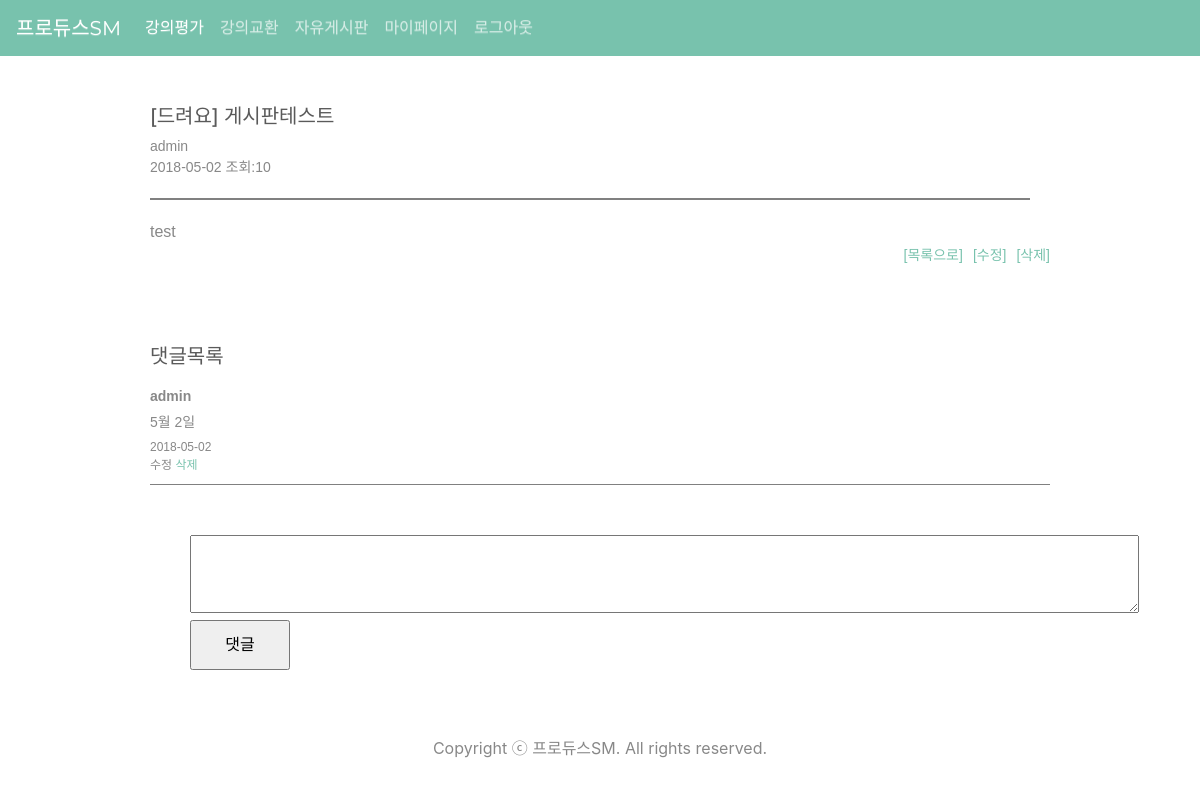
Page /page/trade_board/trade_read.php?idx=2 (signed in) on the committed database.
### tables this page shows
CREATE TABLE `trade_board` (
  `idx` int(11) NOT NULL,
  `trade_header` varchar(45) NOT NULL,
  `name` varchar(100) NOT NULL,
  `title` varchar(100) NOT NULL,
  `content` text NOT NULL,
  `date` date NOT NULL,
  `hit` int(11) NOT NULL
);

CREATE TABLE `trade_reply` (
  `idx` int(11) NOT NULL,
  `con_num` int(11) NOT NULL,
  `name` varchar(100) NOT NULL,
  `content` text NOT NULL,
  `date` date NOT NULL
);

### db.php (called while the page is built, shortened)
<?php
 $db = new mysqli("localhost","root","123456","producesm");
 $db->set_charset("utf8");
 function mq($sql){
   global $db;
   return $db->query($sql);
 }
 ?>

### page/trade_board/trade_read.php (the view, shortened to what this page needs)
<?php
include "../../db.php";
if(isset($_SESSION['userid'])){
	$bno = $_GET['idx'];
	$sql = mq("select * from trade_board where idx='".$bno."'");
	$trade_board = $sql->fetch_array();
?>
<!doctype html>
<html lang="ko">
 <head>
  <link rel="stylesheet" href="../../css/board.css" />
  <link rel="stylesheet" href="../../css/jquery-ui.css" />
	<link rel="stylesheet" href="../../css/bootstrap.min.css">
	<link rel="stylesheet" href="../../css/bootstrap-theme.min.css">
</head>
<nav class="navbar navbar-expand-lg navbar-dark bg-primary">
	<a class="navbar-brand" href="../../../index.php">프로듀스SM</a>
	<div class="collapse navbar-collapse" id="navbarColor01">
		<ul class="navbar-nav mr-auto">
			<li class="nav-item active">
				<a class="nav-link" href="../../page/evaluation.php">강의평가 <span class="sr-only">(current)</span></a>
			</li>
			<li class="nav-item">
				<a class="nav-link" href="../../page/trade.php">강의교환</a>
			</li>
			<li class="nav-item">
				<a class="nav-link" href="../../page/list.php">자유게시판</a>
			</li>
			<li class="nav-item">
				<a class="nav-link" href="../../page/mypage.php">마이페이지</a>
			</li>
		 <li class="nav-item">
				<a class="nav-link" href="../../member/logout.php">로그아웃</a>
			</li>
		</ul>
	</div>
</nav>
<body>
<div id="board_read">
	<br><br><h5>[<?php echo $trade_board['trade_header']; ?>] <?php echo $trade_board['title']; ?></h5>
		<div id="user_info">
			<?php echo $trade_board['name'];?>
			<br><?php echo $trade_board['date']; ?> 조회:<?php echo $trade_board['hit']; ?>
				<div id="bo_line"></div>
			</div>
			<div id="bo_content">
				<?php echo nl2br("$trade_board[content]"); ?>
			</div>
		<div id="bo_ser">
			<ul>
				<li><a href="../trade.php">[목록으로]</a></li>
				<?php
					if($_SESSION['userid'] == $trade_board['name'])
						{  ?>
						<li><a href="trade_modify.php?idx=<?php echo $bno; ?>">[수정]</a></li>
						<li><a href="trade_delete.php?idx=<?php echo $bno; ?>">[삭제]</a></li>
					<?php }else{ }?>
			</ul>
		</div>
<div class="reply_view">
	<h5>댓글목록</h5>
		<?php
			$sql3 = mq("select * from trade_reply where con_num='".$bno."' order by idx asc");
			while($trade_reply = $sql3->fetch_array()){
		?>
		<div class="dap_lo">
			<div><b><?php echo $trade_reply['name'];?></b></div>
			<div class="dap_to comt_edit"><?php echo nl2br("$trade_reply[content]"); ?></div>
			<div class="rep_me dap_to"><?php echo $trade_reply['date']; ?></div>
			<div class="rep_me rep_menu">
				<?php
					if($_SESSION['userid'] == $trade_reply['name'])
						{  ?>
							<a class="dat_edit_bt">수정</a>
							<a href="trade_reply_delete.php?idx=<?php echo $trade_reply['idx']; ?>">삭제</a>
					<?php }else{ }?>
			</div>
		</div>
	<?php } ?>
	<div class="dap_ins">
		<ul>
			<li class="fl"><textarea name="content" class="reply_content" id="re_content" cols="100" rows="3"></textarea></li>
			<li><input type="button" id="rep_bt" value="댓글" class="re_bt" /></li>
		</ul>
	</div>
</div>
</div>
<div class="container" style="padding-top:150px;">
	<p class="text-center">Copyright ⓒ 프로듀스SM. All rights reserved.</p>
</div>
</body>
</html>
<?php
}else{
echo "<script>alert('잘못된 접근입니다.'); location.href='../../index.php'; </script>";
	}
?>

### css/board.css (style rules this page uses)
a { text-decoration: none; color:#333; }
ul li { list-style:none; }
.fl { float:left; }
#board_read { width:900px; font-family:'malgun gothic','Sans-Serif','arial'; margin: 0 auto; position: relative; word-break:break-all; }
#user_info { font-size:14px; }
#bo_line { width:880px; height:2px; background: gray; margin-top:20px; }
#bo_content { margin-top:20px; }
#bo_ser { font:14px 'malgun gothic','Sans-Serif','arial'; color:#333; position: absolute; right: 0; }
#bo_ser > ul > li { float:left; margin-left:10px; }
.reply_view { width:900px; position: relative; top:100px; margin: 0 auto; word-break:break-all; }
.dap_lo { font-size: 14px; padding:10px 0 10px 0; border-bottom: solid 1px gray; }
.dap_to { margin-top:5px; }
.rep_me { font-size:12px; }
.re_bt { width:100px; height:50px; font-size:16px; }
.dap_ins { margin-top:50px; }
.dat_edit_bt { cursor: pointer; }

### rows in the picture
trade_board: trade_header "드려요", title "게시판테스트", name "admin", date "2018-05-02", hit "10", content "test"
trade_reply: name "admin", content "5월 2일", date "2018-05-02"
